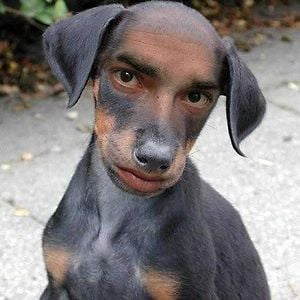
#> input picture dogman.jpg, 300 x 300 px
$ python hatch_test.py   (Python 2 division)
#> lines starting #> are read from the running program, lines starting #| are printed output that depends on the picture


import numpy as np
import cv2


pendown = False
img = np.zeros((512,512,3), np.uint8)
x = np.array([0,0])
def raisepen():
    global pendown
    pendown = False
def lowerpen():
    global pendown
    pendown = True
def move_to(xnew):
    global img
    global x
    xnew = np.rint(xnew).astype(int)
    if pendown:
        cv2.line(img,(x[1],x[0]),(xnew[1],xnew[0]),(255,0,0),5)
    x = xnew

grayimg = cv2.imread('./dogman.jpg',0)
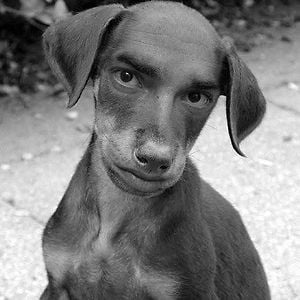
#> grayimg: shape (300, 300); min 0, max 255, mean 126.8

#cv2.imshow('dogman',grayimg)
#cv2.waitKey(0)
grayimg = cv2.pyrDown(grayimg)
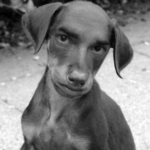
#> grayimg: shape (150, 150); min 1, max 253, mean 126.6
grayimg = cv2.pyrDown(grayimg)
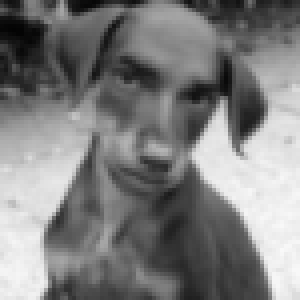
#> grayimg: shape (75, 75) (shown 4 times larger); min 3, max 249, mean 126.3
grayimg = cv2.pyrDown(grayimg)
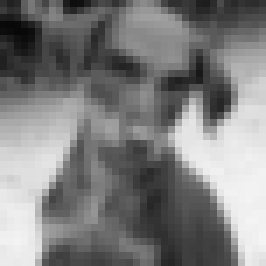
#> grayimg: shape (38, 38) (shown 7 times larger); min 8, max 244, mean 126.5
grayimg = cv2.pyrDown(grayimg)
print grayimg.shape
#| (19, 19)

scale = 20.
maxval = float(np.max(grayimg))
#> maxval = 241
#cv2.line(img,(0,0),(511,511),(255,0,0),5)
print maxval
#| 241.0
print grayimg
#| [[ 44  59  99 102  90  48  65  84  86 119 143 128  86  60  44  50  56  55
#|    58]
#|  [ 29  40  74 102 105  86  90  85  98 133 150 148 127  89  61  63  65  70
#|    75]
#|  [ 18  16  31  74  91  95  83  70 106 136 142 145 145 126  98  88  92 101
#|   106]
#|  [ 36  27  32  60  67  79  68  66  98 127 137 137 139 123 100 103 123 136
#|   141]
#|  [ 41  42  47  63  60  69  63  63  62  80 112 130 133 107  71 104 146 165
#|   169]
#|  [ 59  57  63  77  74  79  81  81  71  65  90 106  88  70  52  83 134 176
#|   186]
#> (further printed lines are left out)
for i in range(grayimg.shape[0]):
    move_to( np.array([i , 0] ) * scale)
    for j in range(grayimg.shape[1]):
        raisepen()
        move_to( np.array([i , j + grayimg[i,j]/maxval] ) * scale)
        lowerpen()
        move_to( np.array([i, j+1]) * scale  )
    raisepen()
#> this loop made 19 passes

cv2.imshow('lineman',img)
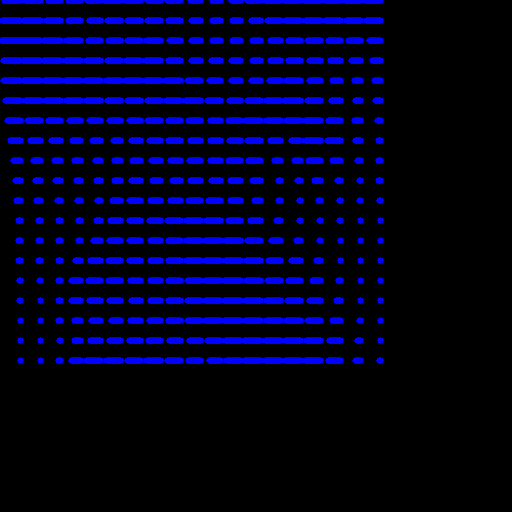
#> window 'lineman': shape (512, 512, 3); mean B, G, R 32.5, 0, 0
cv2.imshow('dogman',grayimg)
cv2.waitKey(0)
